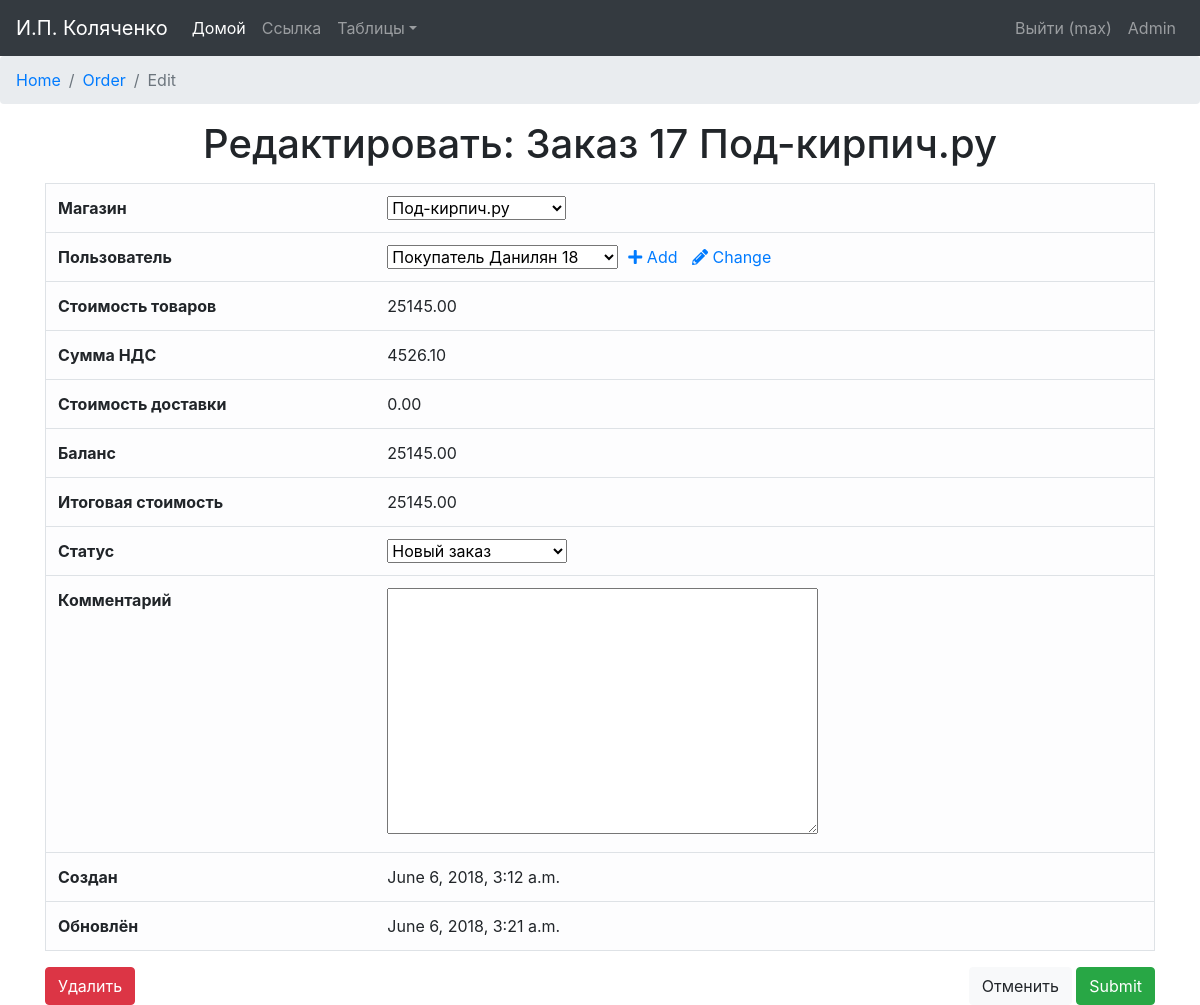
/order/edit/17 (signed in), run on the app's committed database.
### orders/models.py (models this page shows)
class Order(models.Model):
    NEW = '1. Новый'
    CONFIRMED = '2 .Подтверждён'
    DELIVERED = '3. Доставляется'
    RECEIVED = '4. Выполнен'
    CANCEL = '5. Отменён'
    ERROR = '6. Ошибка'
    ORDER_STATUSES = (
        (NEW, 'Новый заказ'),
        (CONFIRMED, 'Заказ сформирован'),
        (DELIVERED, 'Доставляется'),
        (RECEIVED, 'Выполнен'),
        (CANCEL, 'Заказ отменён'),
        (ERROR, 'Ошибка заказа'),
    )
    created = models.DateTimeField('Дата создания', auto_now_add=True, auto_now=False)
    customer = models.ForeignKey(Customer)
    store = models.ForeignKey(Store, blank=True, null=True, default=None)
    order_NDS = models.DecimalField('Сумма НДС', max_digits=10, decimal_places=2,
                                    default=0, validators=[MinValueValidator(0, "Введите положительное число"),
                                                           DecimalValidator(10, 2)])
    total_product_price = models.DecimalField('Итоговая стоимость(без доставки)', max_digits=10, decimal_places=2,
                                              default=0,
                                              validators=[MinValueValidator(0, "Введите положительное число"),
                                                          DecimalValidator(10, 2)])  # total price for all products
    total_delivery_price = models.DecimalField('Стоимость доставки', max_digits=10, decimal_places=2,
                                               default=0,
                                               validators=[MinValueValidator(0, "Введите положительное число"),
                                                           DecimalValidator(10, 2)])
    balance = models.DecimalField('Баланс заказа', max_digits=10, decimal_places=2,
                                  default=0, validators=[DecimalValidator(10, 2)])
    order_total_amount = models.DecimalField('Итоговая стоимость', max_digits=10, decimal_places=2,
                                             default=0, validators=[MinValueValidator(0, "Введите положительное число"),
                                                                    DecimalValidator(10, 2)])
    order_status = models.CharField('Статус заказа', max_length=16, choices=ORDER_STATUSES, default=NEW)
    comments = models.TextField('Комментарий', blank=True, null=True, default=None)
    is_active = models.BooleanField(IS_ACTIVE, default=True)
    updated = models.DateTimeField(UPDATED, auto_now_add=False, auto_now=True)
    def __str__(self):
        return "Заказ %s %s" % (self.id, self.store.store_name)
    class Meta:
        verbose_name = 'Заказ'
        verbose_name_plural = 'Заказы'
        ordering = ["order_status", "-created"]

class Store(models.Model):
    store_name = models.CharField('Название', max_length=64)
    store_org = models.ForeignKey(Organization)
    is_active = models.BooleanField(IS_ACTIVE, default=True)
    created = models.DateTimeField(CREATED, auto_now_add=True, auto_now=False)
    updated = models.DateTimeField(UPDATED, auto_now_add=False, auto_now=True)
    def __str__(self):
        return "%s" % self.store_name
    class Meta:
        verbose_name = 'Магазин'
        verbose_name_plural = 'Магазины'

### orders/views.py (the view, shortened to what this page needs)
# urls.py: url(r'^order/edit/(?P<order_id>[\w-]+)$', views.order_edit, name='order_edit'),
@login_required
def order_edit(request, order_id):
    order = Order.objects.get(id=order_id)
    form = EditOrderForm(instance=order)
    return render(request, "Order/order_edit.html", locals())

### orders/forms.py
class EditOrderForm(ModelForm):
    customer = forms.ModelChoiceField(queryset=Customer.objects.filter(is_active=True))
    store = forms.ModelChoiceField(queryset=Store.objects.filter(is_active=True))
    address = forms.ModelChoiceField(queryset=Address.objects.filter(is_active=True))
    class Meta:
        model = Order
        fields = ["customer", "store", "order_status", "comments"]

### orders/context_processors.py (called while the page is built)
def getting_username(request):
    username = auth.get_user(request).username
    return locals()

### orders/models.py (called while the page is built)
    def __str__(self):
        return "Покупатель %s %s" % (self.c_secondname, self.id)

### templates/Order/order_edit.html (shortened to what this page needs)
{% extends "base.html" %}
{% block content %}
    <nav aria-label="breadcrumb">
        <ol class="breadcrumb">
            <li class="breadcrumb-item"><a href="{% url "home_page" %}">Home</a></li>
            <li class="breadcrumb-item"><a href="{% url "order_out" %}">Order</a></li>
            <li class="breadcrumb-item active" aria-current="page">Edit</li>
        </ol>
    </nav>
    <div class="container">
        <h1>Редактировать: {{ order }}</h1>
    </div>
    <div class="container">
        <form action="" method="post">
            <table class="table table-light border" align="center">
                <tr>
                    <th>Магазин</th>
                    <td>{{ form.store }}</td>
                </tr>
                <tr>
                    <th>Пользователь</th>
                    <td>{{ form.customer }}<a href="{% url "customer_add" %}" target="_blank"><i
                            class="fas fa-plus home-icon"></i> Add</a>
                        <a href="{% url "customer_out" %}" target="_blank"><i class="fas fa-pencil-alt home-icon"></i>
                            Change</a></td>
                </tr>
                <tr>
                    <th>Стоимость товаров</th>
                    <td>{{ order.total_product_price }}</td>
                </tr>
                <tr>
                    <th>Сумма НДС</th>
                    <td>{{ order.order_NDS }}</td>
                </tr>
                <tr>
                    <th>Стоимость доставки</th>
                    <td>{{ order.total_delivery_price }}</td>
                </tr>
                <tr>
                    <th>Баланс</th>
                    <td>{{ order.balance }}</td>
                </tr>
                <tr>
                    <th>Итоговая стоимость</th>
                    <td>{{ order.order_total_amount }}</td>
                </tr>
                <tr>
                    <th>Статус</th>
                    <td>{{ form.order_status }}</td>
                </tr>
                <tr>
                    <th>Комментарий</th>
                    <td>{{ form.comments }}</td>
                </tr>
                <tr>
                    <th>Создан</th>
                    <td>{{ order.created }}</td>
                </tr>
                <tr>
                    <th>Обновлён</th>
                    <td>{{ order.updated }}</td>
                </tr>
            </table>
            <div class="row">
                <div class="col"><a href="{% url "order_delete" order.id %}"><input type="button"
                                                                                    class="btn btn-danger"
                                                                                    value="Удалить"></a>
                </div>
                <div class="col" align="right"><a href="../../../order"><input type="button"
                                                                               class="btn btn-light"
                                                                               value="Отменить"></a>
                    <a href="../../../order"><input type="submit" class="btn btn-success"></a></div>
            </div>
        </form>
    </div>
{% endblock content %}

### templates/navbar.html (shortened to what this page needs)
{% load static %}
<nav class="navbar navbar-expand-lg navbar-dark bg-dark">
    <a class="navbar-brand" href="{% url "home_page" %}">И.П. Коляченко</a>
    <div class="collapse navbar-collapse" id="navbarsExample05">
        <ul class="navbar-nav mr-auto">
            <li class="nav-item active">
                <a class="nav-link" href="{% url "home_page" %}">Домой <span class="sr-only">(current)</span></a>
            </li>
            <li class="nav-item">
                <a class="nav-link" href="#">Ссылка</a>
            </li>
            <li class="nav-item dropdown">
                <a class="nav-link dropdown-toggle" href="http://example.com" id="dropdown05" data-toggle="dropdown"
                   aria-haspopup="true" aria-expanded="false">Таблицы</a>
            </li>
        </ul>
        <form class="form-inline my-2 my-md-0">
            <ul class="nav navbar-nav navbar-right">
                {% if username %}
                    <li class="nav-item nav-top-item">
                        <a class="nav-link nav-top-link" href="{% url "logout" %}">
                            Выйти ({{ username }})</a>
                    </li>
                    <li class="nav-item nav-top-item">
                        <a class="nav-link nav-top-link" href="admin/">
                            Admin</a>
                    </li>
                {% else %}
                    <li class="nav-item nav-top-item">
                        <a class="nav-link nav-top-link" href="{% url "login" %}">
                            <i class="fa fa-sign-in" aria-hidden="true"></i> Войти</a>
                    </li>
                {% endif %}
            </ul>
        </form>
    </div>
</nav>

### static/static_dev/css/main.css (style rules this page uses)
.home-icon { padding-left: 10px; }

### static/static_dev/css/base.css (style rules this page uses)
html, body { height: 100%; max-height: 100%; }
h1 { margin-top: 15px; margin-bottom: 15px; text-align: center; }

### data on the page
Order: id+store "Заказ 17 Под-кирпич.ру", store "Под-кирпич.ру", customer "Покупатель Данилян 18", total_product_price "25145.00", order_NDS "4526.10", total_delivery_price "0.00", balance "25145.00", order_total_amount "25145.00", order_status "Новый заказ", created "June 6, 2018, 3:12 a.m.", updated "June 6, 2018, 3:21 a.m."

### other printed values
{{ username }} "max"
